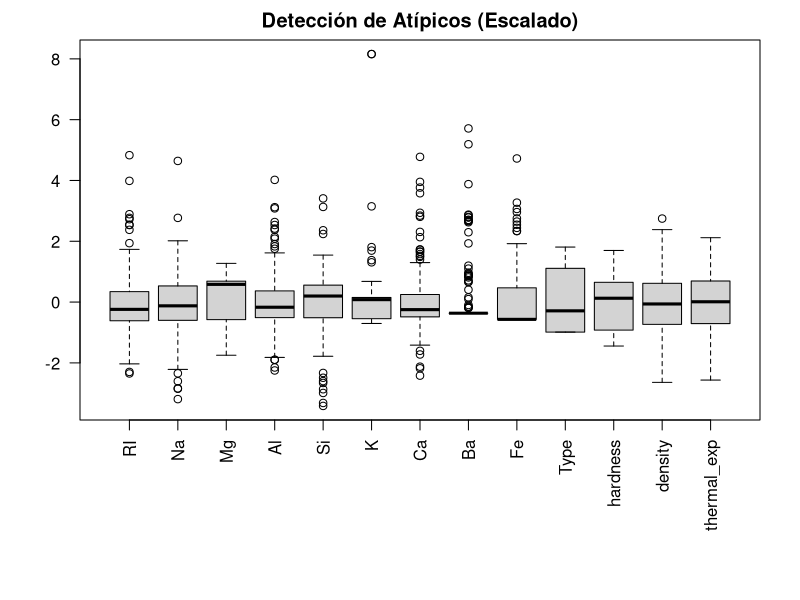
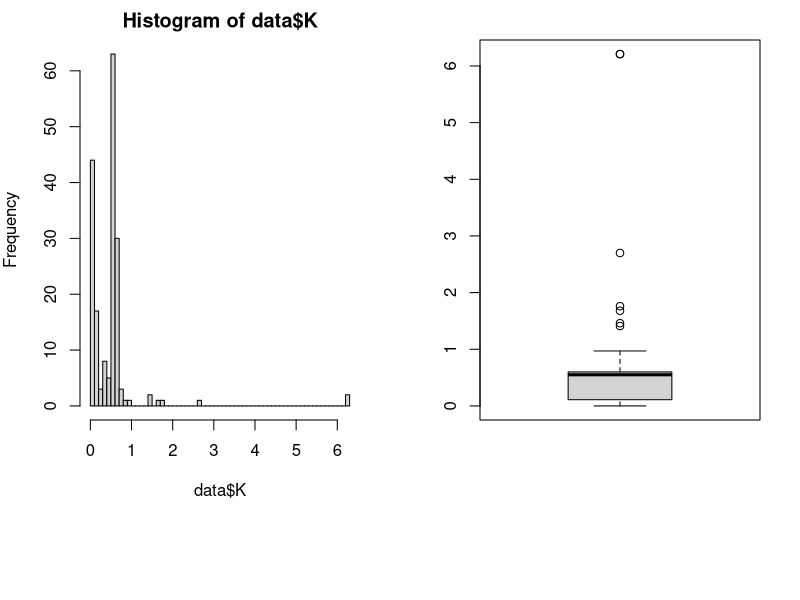
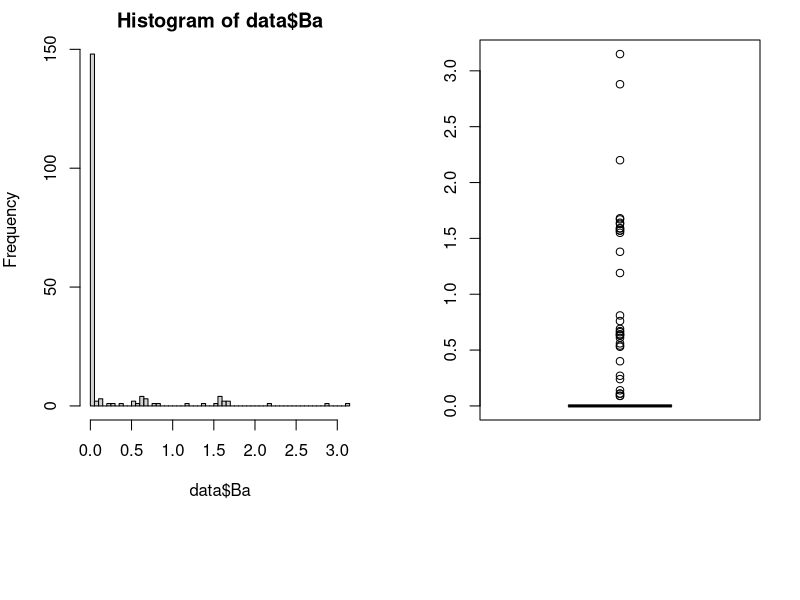
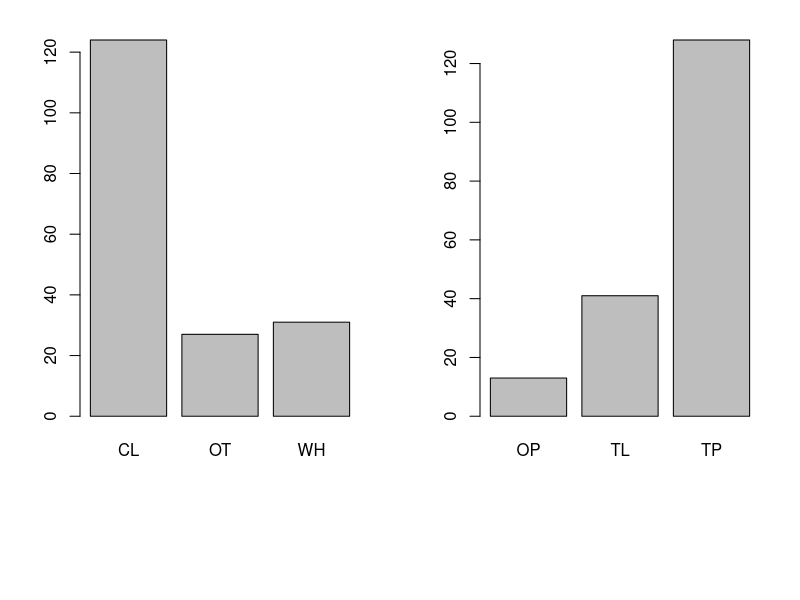
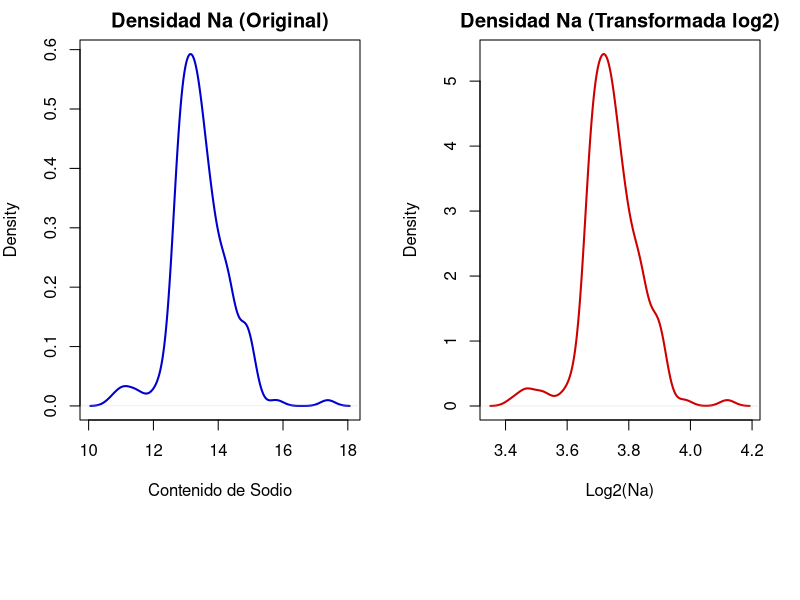

Generate these figures, in order, with R:
## ---- chunk 1
knitr::opts_chunk$set(echo = FALSE, cache = FALSE, include = TRUE, warning = FALSE, message = FALSE)

# Función para cargar o instalar paquetes si faltan
cargar_paquete <- function(paquete) {
  if (!require(paquete, character.only = TRUE)) {
    install.packages(paquete, repos = "[https://cran.rstudio.com/](https://cran.rstudio.com/)", lib = Sys.getenv("R_LIBS_USER"))
    library(paquete, character.only = TRUE)
  }
}

cargar_paquete("readr")
cargar_paquete("tinytex")
## ---- chunk 2

data <- read.csv("10A_cristales.csv", row.names = 14, as.is = TRUE)
View(data)

## ---- chunk 3
descData = data.frame(
                      "tipo" = c(rep("numerical", 11), 
                                 rep("categorical", 2), 
                                 rep("numerical", ncol(data) - 13)))
rownames(descData) = colnames(data)
descData
## ---- chunk 4
## Numéricas
# Filtramos para asegurar que solo usamos columnas que R reconoce como números
vars_num <- descData$variable[descData$tipo == "numerical"]
data_num <- data[, vars_num]
# Forzamos que todo sea numérico por si acaso
data_num <- as.data.frame(lapply(data_num, as.numeric))

summary(data_num)

# Variabilidad (desviación típica)
mySD = apply(data_num, 2, sd, na.rm = TRUE)

# Coeficiente de variación
myMU = colMeans(data_num, na.rm = TRUE)
myCV = mySD / myMU
sort(myCV)

## Categóricas
vars_cat <- descData$variable[descData$tipo == "categorical"]
apply(data[, vars_cat], 2, table, useNA = "ifany")

apply(data[, vars_cat], 2,
      function (x) round(100*table(x)/sum(table(x)), 2))
## ---- chunk 5
# 1. Seleccionamos SOLO las columnas que son realmente números en el dataset 'data'
# Esto evita depender de 'descData', que parece estar dando problemas
data_solo_numeros <- data[, sapply(data, is.numeric)]

# 2. Eliminamos columnas que tengan TODO valores NA (si las hay)
data_solo_numeros <- data_solo_numeros[, colSums(!is.na(data_solo_numeros)) > 0]

# 3. Graficamos con un control de margen para que se vean los nombres
par(mar = c(9, 4, 2, 2))
boxplot(scale(data_solo_numeros), las = 2, main = "Detección de Atípicos (Escalado)")
## ---- chunk 6
par(mfrow=c(1,2))
hist(data$K, 50)
boxplot(data$K)
table(data$K)
## ---- chunk 7
data[which(data$K > 3), "K"] = NA
summary(data$K)
table(data$K)
## ---- chunk 8
par(mfrow=c(1,2))
hist(data$Ba, 50)
boxplot(data$Ba)
table(data$K)
## ---- chunk 9
## Color (por ser discreta con pocos valores diferentes, utilizaremos un gráfico de barras)
barplot(table(data$color))

## Tranparency (por ser discreta con pocos valores diferentes, utilizaremos un gráfico de barras)
barplot(table(data$tranparency))
## ---- chunk 10
matriz_dummies <- model.matrix(~ 0 + color + tranparency, data = data)

head(matriz_dummies)
## ---- chunk 11
data_dummies <- as.data.frame(matriz_dummies)
data_final <- cbind(data[, !(names(data) %in% c("color", "tranparency", "id"))], data_dummies)
head(data_final)
## ---- chunk 12
plot(density(data$Na), main = "Densidad Na (Original)", 
     col = "blue3", lwd = 2, xlab = "Contenido de Sodio")


data$Na_log <- log2(data$Na)
plot(density(data$Na_log), main = "Densidad Na (Transformada log2)", 
     col = "red3", lwd = 2, xlab = "Log2(Na)")

columnas_numericas <- c("RI", "Na", "Mg", "Al", "Si", "K", "Ca", "Ba", "Fe")
data_normalizada <- data
data_normalizada[columnas_numericas] <- scale(data[columnas_numericas])

colMeans(data_normalizada[columnas_numericas])
apply(data_normalizada[columnas_numericas], 2, sd)
## ---- chunk 13
# 1. Definir las columnas numéricas que se van a estandarizar

columnas_a_escalar <- c("RI", "Na", "Mg", "Al", "Si", "K", "Ca", "Ba", "Fe", 
                        "Type", "hardness", "density","thermal_exp",
                        "colorCL", "colorOT", "colorWH",
                        "tranparencyTL","tranparencyTP") 

# 2. Aplicar el escalado (Z-score)
data_final_escalada <- data_final
data_final_escalada[columnas_a_escalar] <- scale(data_final[columnas_a_escalar])

# 3. Comprobar resultados 

print("Medias (deben ser casi 0):")
print(round(colMeans(data_final_escalada[columnas_a_escalar]), 5))
print("Desviaciones típicas (deben ser 1):")
print(round(apply(data_final_escalada[columnas_a_escalar], 2, sd), 5))
